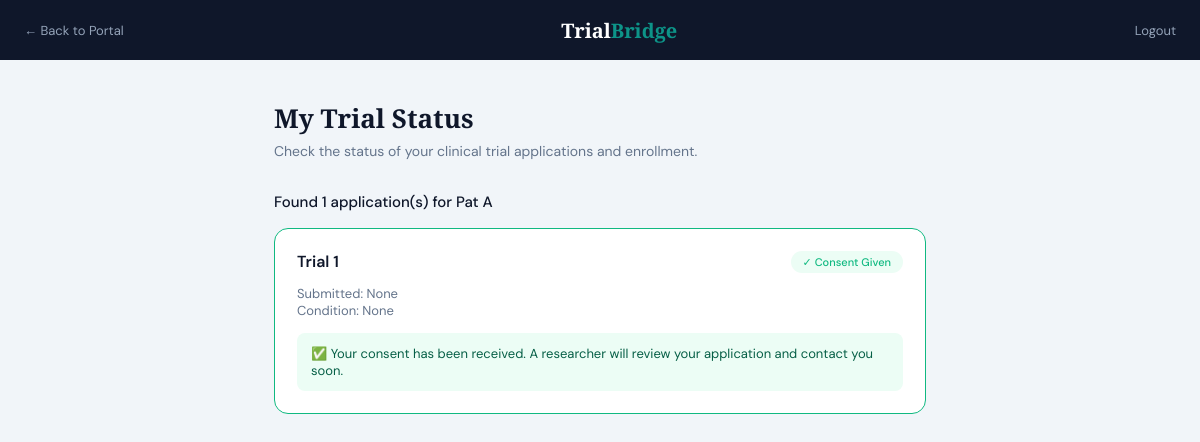
The page /my-status (signed in) on the database its author committed.
### tables this page shows
CREATE TABLE consents (
                    id INTEGER PRIMARY KEY AUTOINCREMENT,
                    patient_name TEXT,
                    patient_email TEXT,
                    condition TEXT,
                    patient_age TEXT,
                    patient_gender TEXT,
                    trial_id TEXT,
                    trial_title TEXT,
                    decision TEXT,
                    timestamp TEXT,
                    enrolled BOOLEAN
                 );

### app.py (the view)
@app.route("/my-status")
def my_status():
    if session.get("role") != "patient":
        return redirect(url_for("patient_login"))
    email = session.get("email")
    name = session.get("name")
    conn = get_db_connection()
    enrollments = [dict(row) for row in conn.execute("SELECT * FROM consents WHERE patient_email = ?", (email,)).fetchall()]
    conn.close()
    return render_template("patient_dashboard.html", name=name, email=email, enrollments=enrollments)

### app.py (called while the page is built)
def get_db_connection():
    import sqlite3
    conn = sqlite3.connect(DB_FILE)
    conn.row_factory = sqlite3.Row
    return conn

### templates/patient_dashboard.html (shortened to what this page needs)
<!DOCTYPE html>
<html lang="en">
<head>
</head>
<body>
<nav>
  <a href="/patient" class="nav-back">← Back to Portal</a>
  <div class="nav-brand">Trial<span>Bridge</span></div>
  <a href="/logout" class="nav-back" style="margin-left: 20px;">Logout</a>
</nav>
<div class="container">
  <h2>My Trial Status</h2>
  <p class="sub">Check the status of your clinical trial applications and enrollment.</p>
  {% if email %}
    {% if enrollments %}
      <h3 style="font-size:15px; font-weight:500; color:#0f172a; margin-bottom:16px;">
        Found {{ enrollments|length }} application(s) for {{ name }}
      </h3>
      {% for e in enrollments %}
      <div class="status-card {{ 'enrolled' if e.enrolled else e.decision }}">
        <div class="card-header">
          <div class="trial-name">{{ e.trial_title }}</div>
          {% if e.enrolled %}
            <span class="chip enrolled">★ Enrolled</span>
          {% elif e.decision == 'accepted' %}
            <span class="chip accepted">✓ Consent Given</span>
          {% else %}
            <span class="chip rejected">✕ Declined</span>
          {% endif %}
        </div>
        <div class="meta">
          Submitted: {{ e.timestamp }}<br>
          Condition: {{ e.condition }}
        </div>
        {% if e.enrolled %}
        <div class="contact-box">
          <h4>📋 Your Researcher Contact</h4>
          {% if e.doctor_name %}
          <div class="contact-item">👤 <strong>{{ e.doctor_name }}</strong></div>
          {% endif %}
          {% if e.doctor_email %}
          <div class="contact-item">📧 <a href="mailto:{{ e.doctor_email }}" style="color:#0d9488;">{{ e.doctor_email }}</a></div>
          {% endif %}
          {% if e.doctor_phone %}
          <div class="contact-item">📞 {{ e.doctor_phone }}</div>
          {% endif %}
          {% if e.doctor_msg %}
          <div class="message-box">💬 "{{ e.doctor_msg }}"</div>
          {% endif %}
        </div>
        {% elif e.decision == 'accepted' %}
        <div style="background:#ecfdf5; padding:12px 14px; border-radius:8px; font-size:13px; color:#065f46;">
          ✅ Your consent has been received. A researcher will review your application and contact you soon.
        </div>
        {% endif %}
      </div>
      {% endfor %}
    {% else %}
      <div class="empty">
        <div class="empty-icon">📭</div>
        <p>No applications found for <strong>{{ email }}</strong>.<br>
        Please make sure you used the same email when signing up.</p>
      </div>
    {% endif %}
  {% endif %}
</div>
</body>
</html>

### templates/patient_dashboard.html (style rules this page uses)
*, *::before, *::after { box-sizing: border-box; margin: 0; padding: 0; }
body { font-family: 'DM Sans', sans-serif; background: #f1f5f9; min-height: 100vh; }
nav { background: #0f172a; padding: 0 24px; height: 60px; display: flex; align-items: center; justify-content: space-between; }
.nav-brand { font-family: 'Playfair Display', serif; font-size: 20px; font-weight: 700; color: white; }
.nav-brand span { color: #0d9488; }
.nav-back { color: #94a3b8; text-decoration: none; font-size: 13px; }
.container { max-width: 700px; margin: 40px auto; padding: 0 24px; }
h2 { font-family: 'Playfair Display', serif; font-size: 26px; color: #0f172a; margin-bottom: 6px; }
.sub { color: #64748b; font-size: 14px; margin-bottom: 32px; }
.status-card { background: white; border: 1.5px solid #e2e8f0; border-radius: 14px; padding: 22px; margin-bottom: 16px; }
.status-card.accepted { border-color: #10b981; }
.card-header { display: flex; justify-content: space-between; align-items: flex-start; margin-bottom: 12px; }
.trial-name { font-weight: 600; font-size: 16px; color: #0f172a; }
.chip { font-size: 11px; font-weight: 500; padding: 4px 12px; border-radius: 100px; white-space: nowrap; }
.chip.accepted { background: #ecfdf5; color: #10b981; }
.meta { font-size: 13px; color: #64748b; margin-bottom: 14px; }

### rows shown on the page
consents: patient_name "Pat A", trial_title "Trial 1", decision "✓ Consent Given", timestamp "None", condition "None", shows "✅ Your consent has been received. A researcher will review your application and contact you soon."

### other values the page prints
{{ enrollments|length }} "1"
